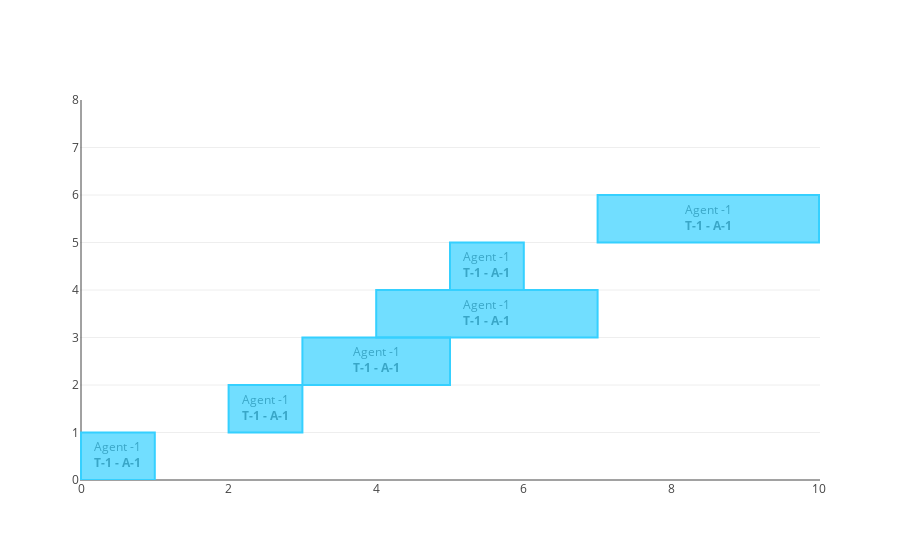

Notebook cell for this chart:
### Code cell
t = Timeline()

t.events.append(Event(0, 1))
t.events.append(Event(2, 1))
t.events.append(Event(3, 2))
t.events.append(Event(4, 3))
t.events.append(Event(5, 1))
t.events.append(Event(7, 3))

t.plot_gantt()

### Figure 1 — Plotly figure (JSON) as saved in the notebook; plotly's stock layout.template omitted (floating-point values rounded to 4 significant figures)
{"data": [{"mode": "text", "text": ["Agent -1<br><b>T-1 - A-1</b>", "Agent -1<br><b>T-1 - A-1</b>", "Agent -1<br><b>T-1 - A-1</b>", "Agent -1<br><b>T-1 - A-1</b>", "Agent -1<br><b>T-1 - A-1</b>", "Agent -1<br><b>T-1 - A-1</b>"], "type": "scatter", "uid": "e63fedb4-dba2-4aee-8033-c3de4ebc4df4", "x": [0.5, 2.5, 4, 5.5, 5.5, 8.5], "y": [0.5, 1.5, 2.5, 3.5, 4.5, 5.5]}], "layout": {"shapes": [{"fillcolor": "rgba(53, 208, 255, 0.7)", "line": {"color": "rgba(53, 208, 255, 1)", "width": 2}, "type": "rect", "x0": 0, "x1": 1, "y0": 0, "y1": 1}, {"fillcolor": "rgba(53, 208, 255, 0.7)", "line": {"color": "rgba(53, 208, 255, 1)", "width": 2}, "type": "rect", "x0": 2, "x1": 3, "y0": 1, "y1": 2}, {"fillcolor": "rgba(53, 208, 255, 0.7)", "line": {"color": "rgba(53, 208, 255, 1)", "width": 2}, "type": "rect", "x0": 3, "x1": 5, "y0": 2, "y1": 3}, {"fillcolor": "rgba(53, 208, 255, 0.7)", "line": {"color": "rgba(53, 208, 255, 1)", "width": 2}, "type": "rect", "x0": 4, "x1": 7, "y0": 3, "y1": 4}, {"fillcolor": "rgba(53, 208, 255, 0.7)", "line": {"color": "rgba(53, 208, 255, 1)", "width": 2}, "type": "rect", "x0": 5, "x1": 6, "y0": 4, "y1": 5}, {"fillcolor": "rgba(53, 208, 255, 0.7)", "line": {"color": "rgba(53, 208, 255, 1)", "width": 2}, "type": "rect", "x0": 7, "x1": 10, "y0": 5, "y1": 6}], "xaxis": {"autorange": true, "showgrid": false}, "yaxis": {"range": [0, 8]}}}
